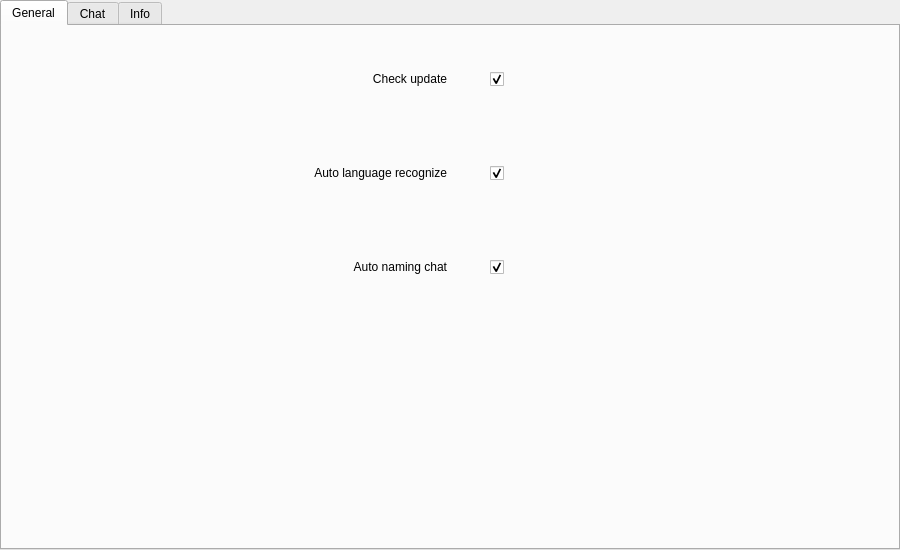
<?xml version="1.0" encoding="UTF-8"?>
<ui version="4.0">
 <class>SettingsWidget</class>
 <widget class="QDialog" name="SettingsWidget">
  <property name="windowModality">
   <enum>Qt::WindowModal</enum>
  </property>
  <property name="geometry">
   <rect>
    <x>0</x>
    <y>0</y>
    <width>900</width>
    <height>550</height>
   </rect>
  </property>
  <property name="windowTitle">
   <string>Settings</string>
  </property>
  <property name="locale">
   <locale language="English" country="UnitedStates"/>
  </property>
  <layout class="QVBoxLayout" name="verticalLayout">
   <property name="leftMargin">
    <number>0</number>
   </property>
   <property name="topMargin">
    <number>0</number>
   </property>
   <property name="rightMargin">
    <number>0</number>
   </property>
   <property name="bottomMargin">
    <number>0</number>
   </property>
   <item>
    <widget class="QTabWidget" name="tabWidget">
     <property name="currentIndex">
      <number>0</number>
     </property>
     <widget class="QWidget" name="general">
      <attribute name="title">
       <string>General</string>
      </attribute>
      <layout class="QGridLayout" name="gridLayout">
       <item row="0" column="0">
        <layout class="QHBoxLayout" name="updateLayout">
         <item>
          <widget class="QLabel" name="checkUpdateLabel">
           <property name="text">
            <string>Check update</string>
           </property>
           <property name="alignment">
            <set>Qt::AlignRight|Qt::AlignTrailing|Qt::AlignVCenter</set>
           </property>
          </widget>
         </item>
         <item>
          <widget class="QCheckBox" name="checkUpdate">
           <property name="sizePolicy">
            <sizepolicy hsizetype="Minimum" vsizetype="Fixed">
             <horstretch>0</horstretch>
             <verstretch>0</verstretch>
            </sizepolicy>
           </property>
           <property name="toolTip">
            <string>&lt;html&gt;&lt;head/&gt;&lt;body&gt;&lt;p&gt;If enabled, it will check for updates when the program starts.&lt;/p&gt;&lt;/body&gt;&lt;/html&gt;</string>
           </property>
           <property name="styleSheet">
            <string notr="true">QCheckBox{
	border-color: rgb(52, 52, 52);
	margin: auto;
}</string>
           </property>
           <property name="text">
            <string/>
           </property>
           <property name="checkable">
            <bool>true</bool>
           </property>
           <property name="checked">
            <bool>true</bool>
           </property>
          </widget>
         </item>
        </layout>
       </item>
       <item row="1" column="0">
        <layout class="QHBoxLayout" name="horizontalLayout_3">
         <item>
          <widget class="QLabel" name="langRecognizeLabel">
           <property name="text">
            <string>Auto language recognize</string>
           </property>
           <property name="alignment">
            <set>Qt::AlignRight|Qt::AlignTrailing|Qt::AlignVCenter</set>
           </property>
          </widget>
         </item>
         <item>
          <widget class="QCheckBox" name="langRecognize">
           <property name="sizePolicy">
            <sizepolicy hsizetype="Minimum" vsizetype="Fixed">
             <horstretch>0</horstretch>
             <verstretch>0</verstretch>
            </sizepolicy>
           </property>
           <property name="toolTip">
            <string>&lt;html&gt;&lt;head/&gt;&lt;body&gt;&lt;p&gt;If the widget with the code does not have a programming language, then it tries to turn to ChatGPT to determine the language (This may take some time).&lt;/p&gt;&lt;/body&gt;&lt;/html&gt;</string>
           </property>
           <property name="styleSheet">
            <string notr="true">QCheckBox{
	border-color: rgb(52, 52, 52);
	margin: auto;
}</string>
           </property>
           <property name="text">
            <string/>
           </property>
           <property name="checkable">
            <bool>true</bool>
           </property>
           <property name="checked">
            <bool>true</bool>
           </property>
          </widget>
         </item>
        </layout>
       </item>
       <item row="2" column="0">
        <layout class="QHBoxLayout" name="horizontalLayout_4">
         <item>
          <widget class="QLabel" name="autoNamingChatLabel">
           <property name="text">
            <string>Auto naming chat</string>
           </property>
           <property name="alignment">
            <set>Qt::AlignRight|Qt::AlignTrailing|Qt::AlignVCenter</set>
           </property>
          </widget>
         </item>
         <item>
          <widget class="QCheckBox" name="autoNamingChat">
           <property name="sizePolicy">
            <sizepolicy hsizetype="Minimum" vsizetype="Fixed">
             <horstretch>0</horstretch>
             <verstretch>0</verstretch>
            </sizepolicy>
           </property>
           <property name="toolTip">
            <string>&lt;html&gt;&lt;head/&gt;&lt;body&gt;&lt;p&gt;Automatically names the chat by sending a request to ChatGPT (This may take some time).&lt;/p&gt;&lt;/body&gt;&lt;/html&gt;</string>
           </property>
           <property name="styleSheet">
            <string notr="true">QCheckBox{
	border-color: rgb(52, 52, 52);
	margin: auto;
}</string>
           </property>
           <property name="text">
            <string/>
           </property>
           <property name="checkable">
            <bool>true</bool>
           </property>
           <property name="checked">
            <bool>true</bool>
           </property>
          </widget>
         </item>
        </layout>
       </item>
       <item row="3" column="0">
        <spacer name="verticalSpacer_2">
         <property name="orientation">
          <enum>Qt::Vertical</enum>
         </property>
         <property name="sizeHint" stdset="0">
          <size>
           <width>20</width>
           <height>40</height>
          </size>
         </property>
        </spacer>
       </item>
      </layout>
     </widget>
     <widget class="QWidget" name="chat">
      <attribute name="title">
       <string>Chat</string>
      </attribute>
      <layout class="QGridLayout" name="gridLayout_2">
       <item row="1" column="0">
        <layout class="QVBoxLayout" name="verticalLayout_2">
         <item>
          <widget class="Line" name="line">
           <property name="orientation">
            <enum>Qt::Horizontal</enum>
           </property>
          </widget>
         </item>
         <item>
          <widget class="QLabel" name="label">
           <property name="font">
            <font>
             <pointsize>12</pointsize>
            </font>
           </property>
           <property name="toolTip">
            <string>&lt;html&gt;&lt;head/&gt;&lt;body&gt;&lt;p&gt;These settings will initially be applied for each new chat&lt;/p&gt;&lt;/body&gt;&lt;/html&gt;</string>
           </property>
           <property name="text">
            <string>Default settings for all chats</string>
           </property>
           <property name="alignment">
            <set>Qt::AlignCenter</set>
           </property>
          </widget>
         </item>
         <item>
          <spacer name="verticalSpacer">
           <property name="orientation">
            <enum>Qt::Vertical</enum>
           </property>
           <property name="sizeType">
            <enum>QSizePolicy::Minimum</enum>
           </property>
           <property name="sizeHint" stdset="0">
            <size>
             <width>20</width>
             <height>40</height>
            </size>
           </property>
          </spacer>
         </item>
        </layout>
       </item>
      </layout>
     </widget>
     <widget class="QWidget" name="info">
      <attribute name="title">
       <string>Info</string>
      </attribute>
      <layout class="QGridLayout" name="gridLayout_3">
       <property name="verticalSpacing">
        <number>10</number>
       </property>
       <item row="8" column="1">
        <widget class="QLabel" name="label_2">
         <property name="text">
          <string>Found a bug? Please report it :)</string>
         </property>
         <property name="alignment">
          <set>Qt::AlignCenter</set>
         </property>
        </widget>
       </item>
       <item row="2" column="1">
        <widget class="QLabel" name="version">
         <property name="text">
          <string notr="true">App version: 1.0</string>
         </property>
         <property name="alignment">
          <set>Qt::AlignCenter</set>
         </property>
        </widget>
       </item>
       <item row="0" column="1">
        <widget class="QToolButton" name="homepageButton">
         <property name="sizePolicy">
          <sizepolicy hsizetype="Preferred" vsizetype="Fixed">
           <horstretch>0</horstretch>
           <verstretch>0</verstretch>
          </sizepolicy>
         </property>
         <property name="text">
          <string>Project Website</string>
         </property>
         <property name="icon">
          <iconset resource="../resources/resources.qrc">
           <normaloff>:/icons/GitHubLogo.svg</normaloff>:/icons/GitHubLogo.svg</iconset>
         </property>
         <property name="iconSize">
          <size>
           <width>48</width>
           <height>48</height>
          </size>
         </property>
         <property name="toolButtonStyle">
          <enum>Qt::ToolButtonTextUnderIcon</enum>
         </property>
         <property name="autoRaise">
          <bool>true</bool>
         </property>
        </widget>
       </item>
       <item row="3" column="1">
        <widget class="QLabel" name="qt">
         <property name="text">
          <string notr="true">Qt version: </string>
         </property>
         <property name="alignment">
          <set>Qt::AlignCenter</set>
         </property>
        </widget>
       </item>
       <item row="1" column="1">
        <spacer name="verticalSpacer_4">
         <property name="orientation">
          <enum>Qt::Vertical</enum>
         </property>
         <property name="sizeHint" stdset="0">
          <size>
           <width>20</width>
           <height>40</height>
          </size>
         </property>
        </spacer>
       </item>
       <item row="0" column="2">
        <spacer name="horizontalSpacer_2">
         <property name="orientation">
          <enum>Qt::Horizontal</enum>
         </property>
         <property name="sizeHint" stdset="0">
          <size>
           <width>40</width>
           <height>20</height>
          </size>
         </property>
        </spacer>
       </item>
       <item row="9" column="1">
        <widget class="QToolButton" name="reportButton">
         <property name="sizePolicy">
          <sizepolicy hsizetype="Preferred" vsizetype="Fixed">
           <horstretch>0</horstretch>
           <verstretch>0</verstretch>
          </sizepolicy>
         </property>
         <property name="text">
          <string>Report</string>
         </property>
         <property name="icon">
          <iconset resource="../resources/resources.qrc">
           <normaloff>:/icons/bug.svg</normaloff>:/icons/bug.svg</iconset>
         </property>
         <property name="iconSize">
          <size>
           <width>32</width>
           <height>32</height>
          </size>
         </property>
         <property name="toolButtonStyle">
          <enum>Qt::ToolButtonTextUnderIcon</enum>
         </property>
         <property name="autoRaise">
          <bool>true</bool>
         </property>
        </widget>
       </item>
       <item row="6" column="1">
        <widget class="QToolButton" name="copyButton">
         <property name="sizePolicy">
          <sizepolicy hsizetype="Preferred" vsizetype="Fixed">
           <horstretch>0</horstretch>
           <verstretch>0</verstretch>
          </sizepolicy>
         </property>
         <property name="text">
          <string>Copy</string>
         </property>
         <property name="icon">
          <iconset resource="../resources/resources.qrc">
           <normaloff>:/icons/copy.svg</normaloff>:/icons/copy.svg</iconset>
         </property>
         <property name="iconSize">
          <size>
           <width>32</width>
           <height>32</height>
          </size>
         </property>
         <property name="toolButtonStyle">
          <enum>Qt::ToolButtonTextUnderIcon</enum>
         </property>
         <property name="autoRaise">
          <bool>true</bool>
         </property>
        </widget>
       </item>
       <item row="4" column="1">
        <widget class="QLabel" name="os">
         <property name="text">
          <string notr="true">OS: </string>
         </property>
         <property name="alignment">
          <set>Qt::AlignCenter</set>
         </property>
        </widget>
       </item>
       <item row="10" column="1">
        <spacer name="verticalSpacer_3">
         <property name="orientation">
          <enum>Qt::Vertical</enum>
         </property>
         <property name="sizeHint" stdset="0">
          <size>
           <width>20</width>
           <height>40</height>
          </size>
         </property>
        </spacer>
       </item>
       <item row="5" column="1">
        <widget class="QLabel" name="osVersion">
         <property name="text">
          <string notr="true">OS version: </string>
         </property>
         <property name="alignment">
          <set>Qt::AlignCenter</set>
         </property>
        </widget>
       </item>
       <item row="0" column="0">
        <spacer name="horizontalSpacer">
         <property name="orientation">
          <enum>Qt::Horizontal</enum>
         </property>
         <property name="sizeHint" stdset="0">
          <size>
           <width>40</width>
           <height>20</height>
          </size>
         </property>
        </spacer>
       </item>
       <item row="7" column="1">
        <spacer name="verticalSpacer_5">
         <property name="orientation">
          <enum>Qt::Vertical</enum>
         </property>
         <property name="sizeHint" stdset="0">
          <size>
           <width>20</width>
           <height>40</height>
          </size>
         </property>
        </spacer>
       </item>
      </layout>
     </widget>
    </widget>
   </item>
  </layout>
 </widget>
 <resources>
  <include location="../resources/resources.qrc"/>
 </resources>
 <connections/>
</ui>
